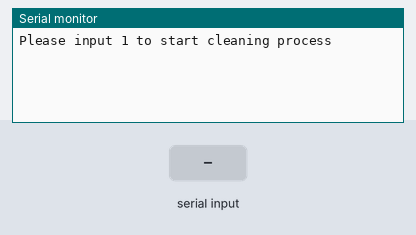
A sketch run on a simulated Arduino Uno, built with avr-gcc and run on an emulated ATmega328P. Parts: the last lines printed to the serial monitor. Inputs (shaded band) come from the test bench. EEPROM starts erased.

Above: at 1.2 s.
1.3 s: "1" received over Serial
At 1.87 s:
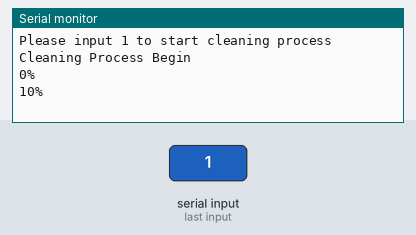
At 5.9 s:
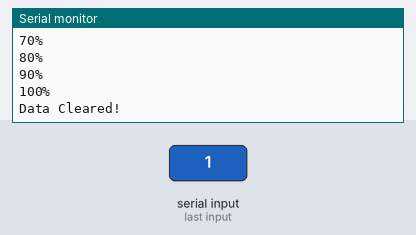
Timing chart, 0 to 7.4 s (numbered marks = the images above; inputs shaded):
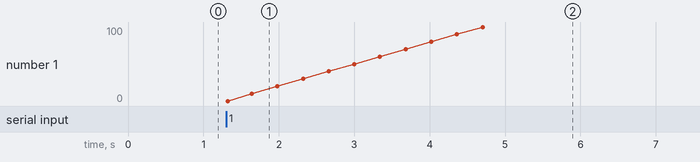

The sketch:

Data_Cleaner.ino
```cpp
//User Guide: Input 1 to confirm clean the data
#include <EEPROM.h>

int m;

void setup()
{
  Serial.begin(9600); // Set communicate rate

  Serial.println("Please input 1 to start cleaning process"); //Prevent Accidentally clear all the data
}

void loop()
{
  if(Serial.available() > 0)
  {
    m = Serial.read();

    if(m == 49) //user input 1
    {
      Serial.println("Cleaning Process Begin"); //tell user the progress
      for(int i=0; i<=1023; i++)
      {
        EEPROM.write(i, 0);
        if(i % 100 == 0)
        {
          Serial.print(i/100);
          Serial.println(i==0 ? "%" : "0%"); //tell user the progress
        }
      }
      Serial.println("Data Cleared!");
      while(1); //stuck the program here
    }
    else
    {
      Serial.println("Wrong Cleaner Code");
      while(1); //stuck the program here
    }
  }
}
```

Measured:
- after the input at 1.3 s, the serial monitor: prints a new line at once (image 1)
